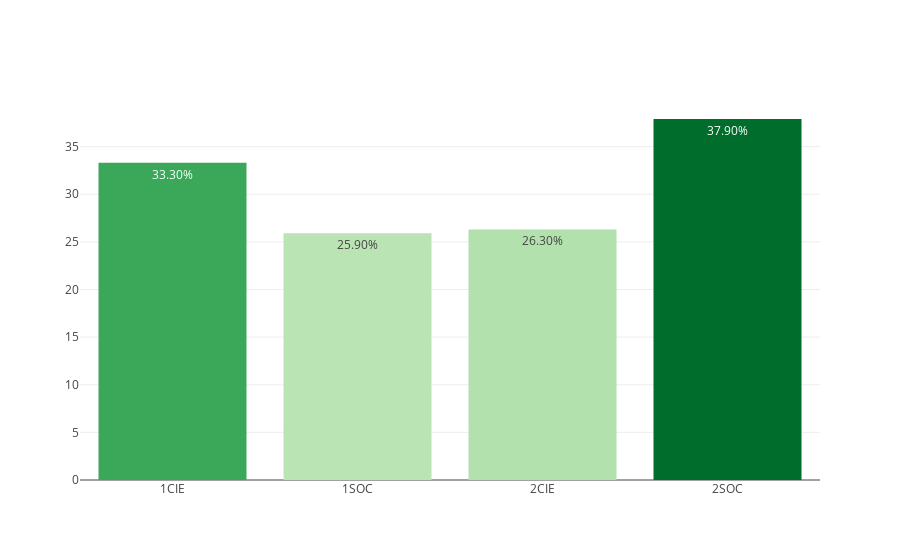

Notebook code for this chart:
### Markdown cell above
## BACHILLERATO

### Code cell
dfc_BACH = loaders.get_data_by_stages(dfc, 'BACH')
myplotly.bar_simple(dfc_BACH.index, dfc_BACH['éxito'])

### Figure 1 — Plotly figure (JSON) as saved in the notebook; plotly's stock layout.template omitted (floating-point values rounded to 4 significant figures)
{"data": [{"hoverinfo": "x+text", "marker": {"color": [33.3, 25.9, 26.3, 37.9], "colorscale": [[0, "rgb(186,228,179)"], [0.3333, "rgb(116,196,118)"], [0.6667, "rgb(49,163,84)"], [1, "rgb(0,109,44)"]]}, "text": ["33.30%", "25.90%", "26.30%", "37.90%"], "type": "bar", "uid": "c5562429-6864-4914-ba8d-f9797e9536b6", "x": ["1CIE", "1SOC", "2CIE", "2SOC"], "y": [33.3, 25.9, 26.3, 37.9]}], "layout": {"title": {"text": ""}}}
